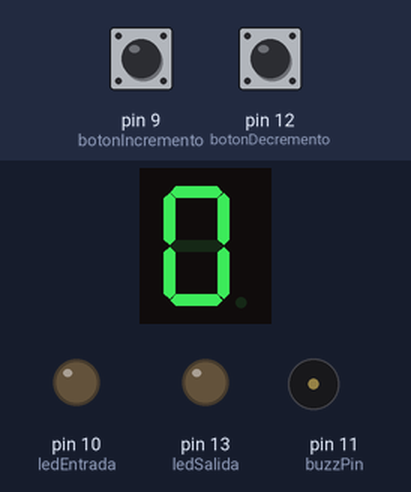
The sketch below on a simulated Arduino Uno, built with avr-gcc and run on an emulated ATmega328P. Shown: 1-digit seven-segment display, output pins drawn as LEDs (lit = HIGH), buzzer (waves = sounding, pin HIGH). Wiring (inferred from the names in the program): 1-digit 7-segment display, segments lit when HIGH: segments pin 2, pin 3, pin 4, pin 5, pin 6, pin 7, pin 8. The test bench sets the inputs (shaded band); at power-on: pin 9 (botonIncremento) HIGH, pin 12 (botonDecremento) HIGH. The segment pins are drawn as the display they are named for; pins used as bus, display or sensor lines are not drawn.

Above: at 1.2 s.
1.3 s: pin 9 (botonIncremento) pulled LOW for 0.15 s
At 2.3 s:
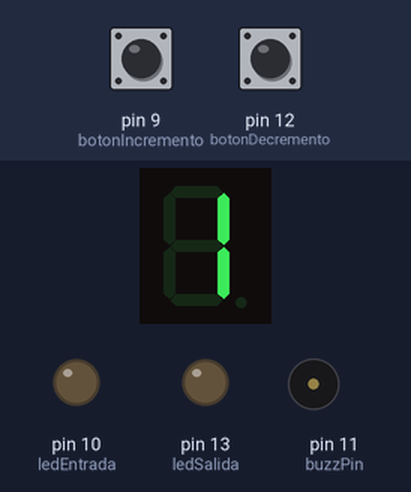
3.0 s: pin 12 (botonDecremento) pulled LOW for 0.15 s
At 3.17 s:
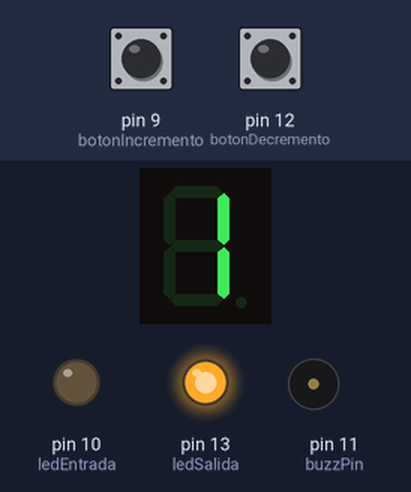
4.7 s: pin 12 (botonDecremento) pulled LOW for 1 s
At 5.72 s:
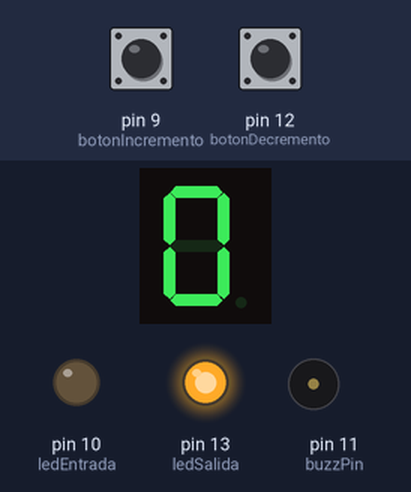
7.2 s: pin 12 (botonDecremento) pulled LOW for 3.2 s
At 10.9 s:
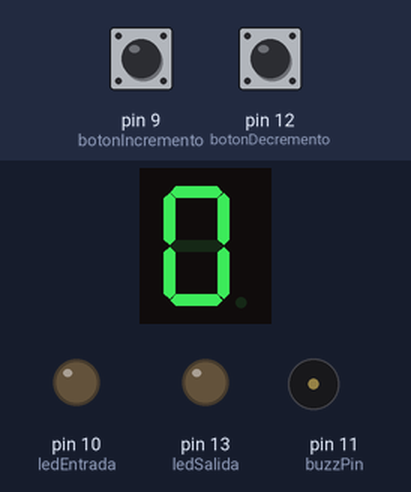
11.9 s: pin 9 (botonIncremento) pulled LOW for 3.2 s
At 15.12 s:
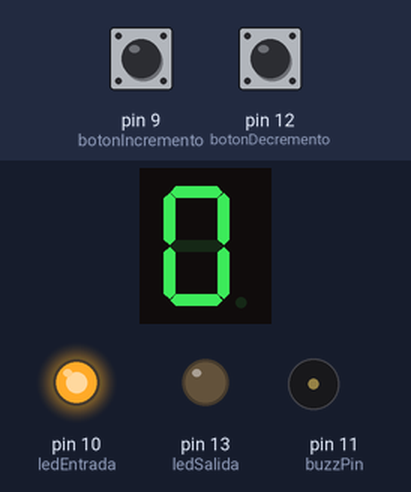
Timing chart, 0 to 16.7 s (numbered marks = the images above; inputs shaded):
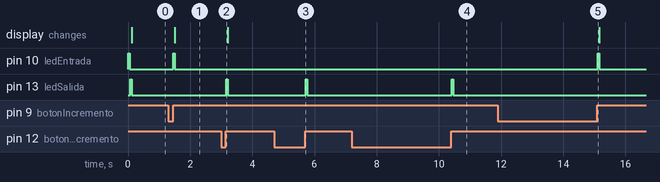

The sketch:

contador_de_7_segmentos_con_boton.ino
```cpp
//declaracion
const int a = 2;
const int b = 3;
const int c = 4;
const int d = 5;
const int e = 6;
const int f = 7;
const int g = 8;
const int botonIncremento =9;
const int ledEntrada = 10;
const int buzzPin =11;
const int botonDecremento =12;
const int ledSalida = 13;

const int tiempoAntirebote = 10;
int cuenta = 0;
int estadoBotonIncremento;
int estadoBotonAnteriorIncremento;
int estadoBotonDecremento;
int estadoBotonAnteriorDecremento;
int  buzzDelay = 1;

//funciones de ayuda
boolean antirebote(int pin)
 {
     int contador = 0;
     boolean estado;
     boolean estadoAnterior;

   do
   {
        estado = digitalRead(pin);
    if(estado != estadoAnterior)
     {
      contador = 0;
      estadoAnterior = estado;
    }
    else
     {
      contador = contador + 1;
    }
    delay(1);
  }
   while(contador < tiempoAntirebote);
  return estado;
}

void actualizarNumero() {
  switch(cuenta) {
    case 0:
  digitalWrite(a, HIGH); // NUMERO 0
  digitalWrite(b, HIGH);
  digitalWrite(c, HIGH);
  digitalWrite(d, HIGH);
  digitalWrite(e, HIGH);
  digitalWrite(f, HIGH);
  digitalWrite(g, LOW);
  break;
 case 1:
  digitalWrite(a, LOW); // NUMERO 1
  digitalWrite(b, HIGH);
  digitalWrite(c, HIGH);
  digitalWrite(d, LOW);
  digitalWrite(e, LOW);
  digitalWrite(f, LOW);
  digitalWrite(g, LOW);
  break;
  case 2:
  digitalWrite(a, HIGH); // NUMERO 2
  digitalWrite(b, HIGH);
  digitalWrite(c, LOW);
  digitalWrite(d, HIGH);
  digitalWrite(e, HIGH);
  digitalWrite(f, LOW);
  digitalWrite(g, HIGH);
  break;
  case 3:
  digitalWrite(a, HIGH); // NUMERO 3
  digitalWrite(b, HIGH);
  digitalWrite(c, HIGH);
  digitalWrite(d, HIGH);
  digitalWrite(e, LOW);
  digitalWrite(f, LOW);
  digitalWrite(g, HIGH);
  break;
  case 4:
  digitalWrite(a, LOW); // NUMERO 4
  digitalWrite(b, HIGH);
  digitalWrite(c, HIGH);
  digitalWrite(d, LOW);
  digitalWrite(e, LOW);
  digitalWrite(f, HIGH);
  digitalWrite(g, HIGH);
  break;
  case 5:
  digitalWrite(a, HIGH); // NUMERO 5
  digitalWrite(b, LOW);
  digitalWrite(c, HIGH);
  digitalWrite(d, HIGH);
  digitalWrite(e, LOW);
  digitalWrite(f, HIGH);
  digitalWrite(g, HIGH);
  break;
  case 6:
  digitalWrite(a, HIGH); // NUMERO 6
  digitalWrite(b, LOW);
  digitalWrite(c, HIGH);
  digitalWrite(d, HIGH);
  digitalWrite(e, HIGH);
  digitalWrite(f, HIGH);
  digitalWrite(g, HIGH);
  break;
  case 7:
  digitalWrite(a, HIGH); // NUMERO 7
  digitalWrite(b, HIGH);
  digitalWrite(c, HIGH);
  digitalWrite(d, LOW);
  digitalWrite(e, LOW);
  digitalWrite(f, LOW);
  digitalWrite(g, LOW);
  break;
  case 8:
  digitalWrite(a, HIGH); // NUMERO 8
  digitalWrite(b, HIGH);
  digitalWrite(c, HIGH);
  digitalWrite(d, HIGH);
  digitalWrite(e, HIGH);
  digitalWrite(f, HIGH);
  digitalWrite(g, HIGH);
  break;
  case 9:
  digitalWrite(a, HIGH); // NUMERO 9
  digitalWrite(b, HIGH);
  digitalWrite(c, HIGH);
  digitalWrite(d, HIGH);
  digitalWrite(e, LOW);
  digitalWrite(f, HIGH);
  digitalWrite(g, HIGH);
  break;
  }
}

void  buzzerErrorSonido (){
    digitalWrite(buzzPin, HIGH);
    digitalWrite(buzzPin, HIGH);
    delayMicroseconds(buzzDelay *2);
    digitalWrite(buzzPin, LOW);
    delayMicroseconds(buzzDelay *2);
}

void  activarBuzzer(){
   digitalWrite(buzzPin, HIGH);
    delayMicroseconds(buzzDelay);
    digitalWrite(buzzPin, LOW);
    delayMicroseconds(buzzDelay);
}

void  activarLedEntrada(){
    digitalWrite(ledEntrada,HIGH);
     delay(50);
     digitalWrite(ledEntrada,LOW);
}

void activarLedSalida() {
    digitalWrite(ledSalida,HIGH);
    delay(50);
    digitalWrite(ledSalida,LOW);
}

void setup() {
  pinMode(a, OUTPUT);
  pinMode(b, OUTPUT);
  pinMode(c, OUTPUT);
  pinMode(d, OUTPUT);
  pinMode(e, OUTPUT);
  pinMode(f, OUTPUT);
  pinMode(g, OUTPUT);
  pinMode(botonIncremento, INPUT);
  pinMode(botonDecremento, INPUT);
  pinMode(buzzPin, OUTPUT);
  pinMode (ledEntrada, OUTPUT);
  pinMode (ledSalida, OUTPUT);
}

void loop() {
  estadoBotonIncremento = digitalRead(botonIncremento);
  if(estadoBotonIncremento !=estadoBotonAnteriorIncremento) {
    if(antirebote(botonIncremento)) {
       activarBuzzer();
      activarLedEntrada();
      cuenta++;
      if(cuenta > 9) {
        cuenta = 9;
         buzzerErrorSonido();
      }
    }
  }
  estadoBotonAnteriorIncremento = estadoBotonIncremento;

  estadoBotonDecremento = digitalRead(botonDecremento);
  if(estadoBotonDecremento !=estadoBotonAnteriorDecremento) {
    if(antirebote(botonDecremento)) {
      activarBuzzer();
      activarLedSalida();
      cuenta--;
      if(cuenta < 0) {
        cuenta = 0;
        buzzerErrorSonido();
      }
    }
  }
  estadoBotonAnteriorDecremento = estadoBotonDecremento;
   actualizarNumero();
}
```

Measured:
- after the input at 1.3 s, pin 10 (ledEntrada): LOW → HIGH after 0.16 s, → LOW 0.05 s later; the display: changes after 0.21 s (image 1)
- after the input at 3.0 s, pin 13 (ledSalida): LOW → HIGH after 0.16 s, → LOW 0.05 s later
- after the input at 4.7 s, pin 13 (ledSalida): LOW → HIGH after 1.0 s, → LOW 0.05 s later
- after the input at 7.2 s, pin 13 (ledSalida): LOW → HIGH after 3.2 s, → LOW 0.05 s later
- after the input at 11.9 s, pin 10 (ledEntrada): LOW → HIGH after 3.2 s, → LOW 0.05 s later
